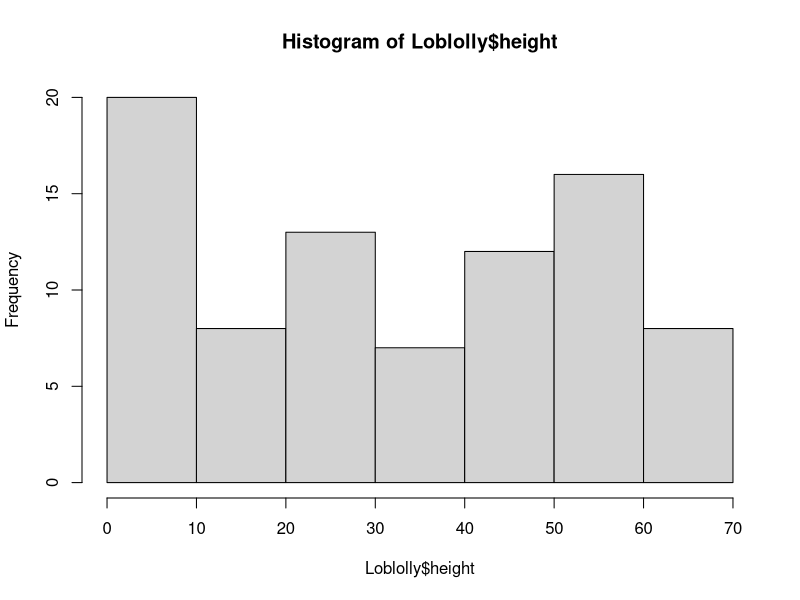
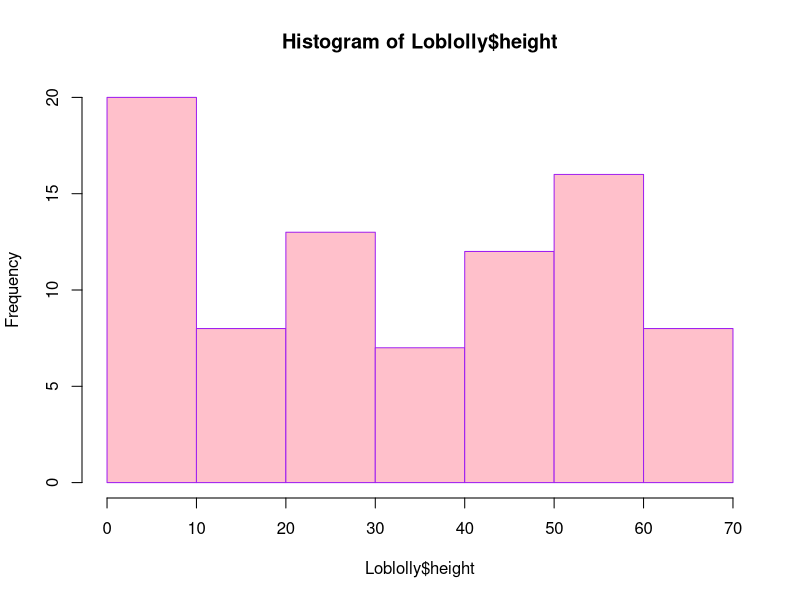
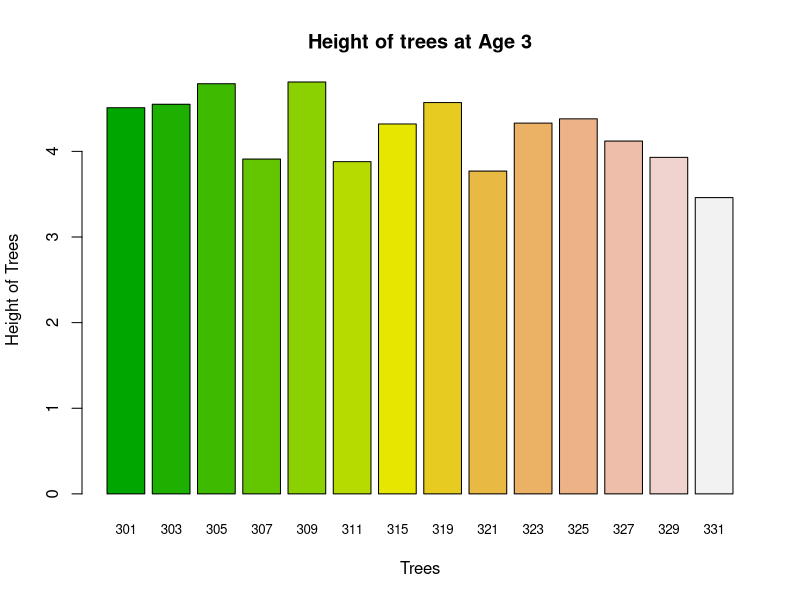
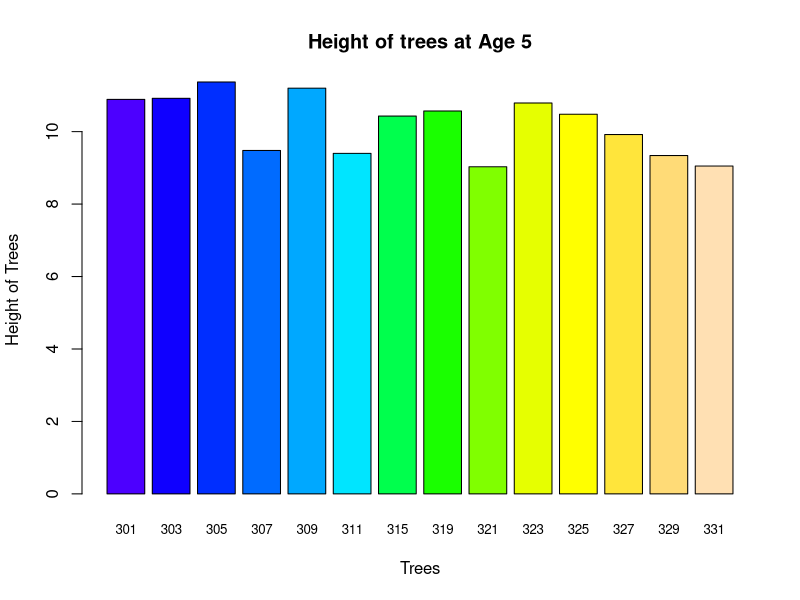
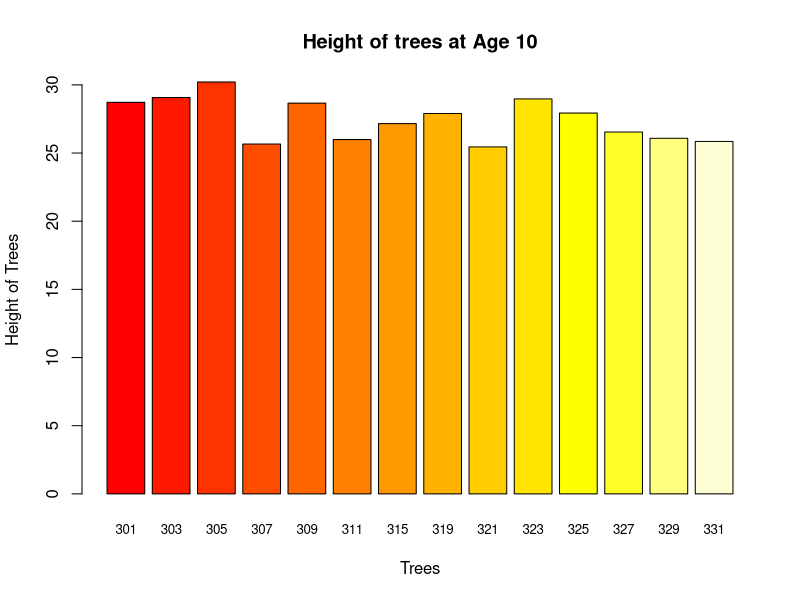
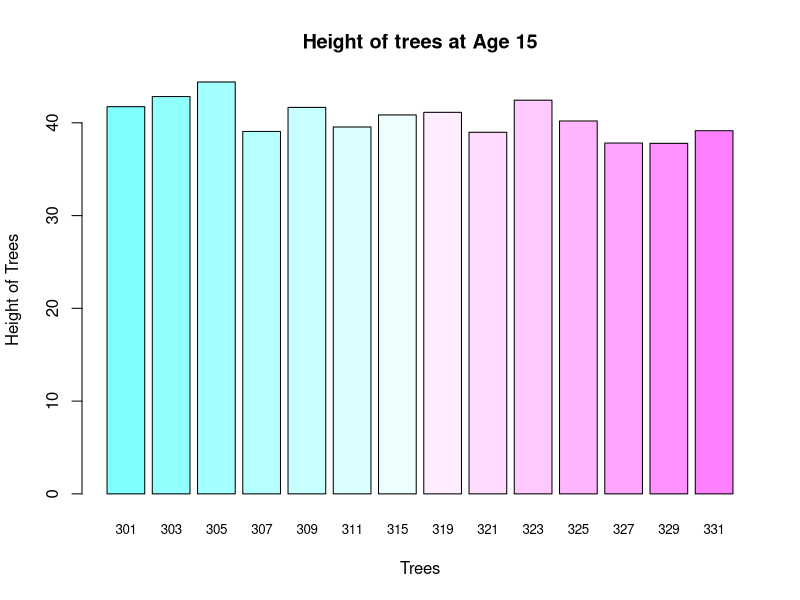
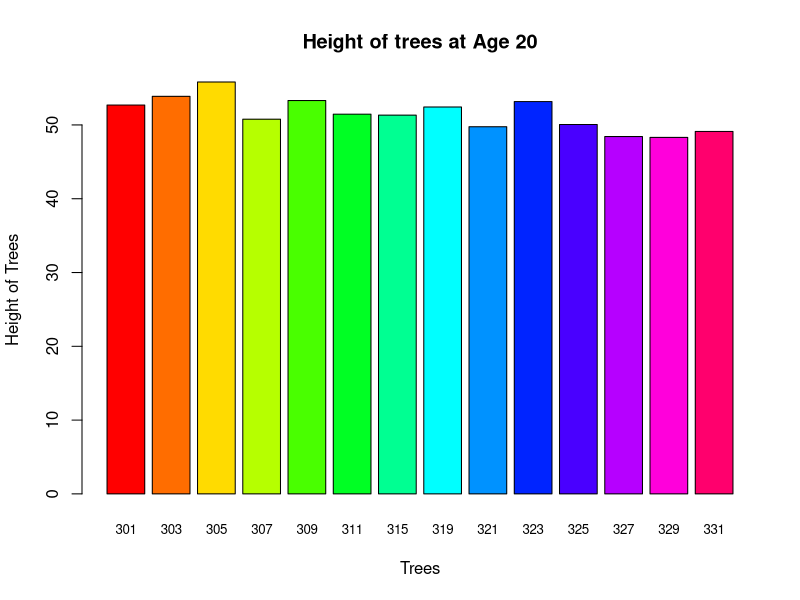
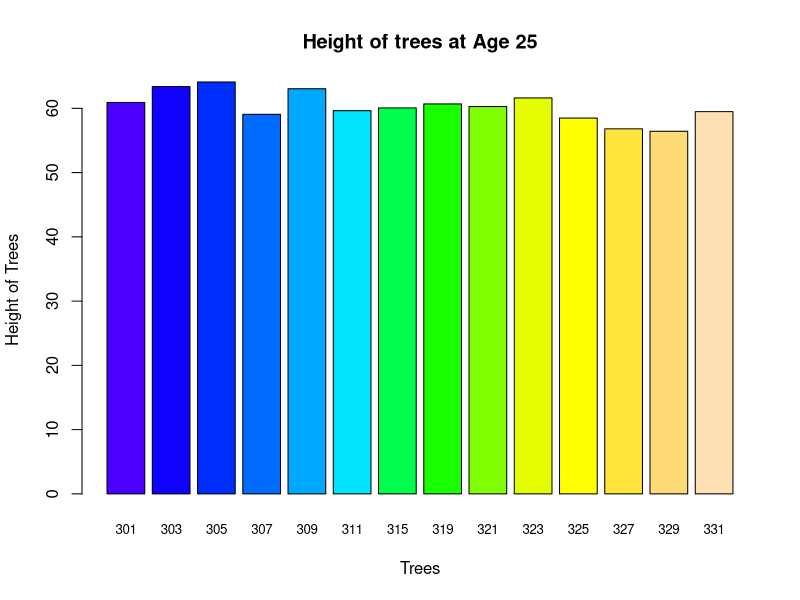

Recreate these plots in R, in order.
data(Loblolly)
print(Loblolly)
dim(Loblolly)
max(Loblolly$height)
max(Loblolly$age)
min(Loblolly$height)
min(Loblolly$age)
mean(Loblolly$height)
mean(Loblolly$age)
median(Loblolly$height)
median(Loblolly$age)
sd(Loblolly$height)
sd(Loblolly$age)
var(Loblolly$height)
var(Loblolly$age)
summary(Loblolly$height)
summary(Loblolly$age)
hist(Loblolly$height)
hist(Loblolly$height,col="pink",border="purple")


barplot(Loblolly$height[Loblolly$age == 3],
        
        col=terrain.colors(14),
        xlab="Trees",
        ylab = "Height of Trees",
        main="Height of trees at Age 3",
        names=c("301","303","305","307","309","311","315","319","321",
                "323","325","327","329","331"),cex.names =.8)

max(Loblolly$height[Loblolly$age == 3])
min(Loblolly$height[Loblolly$age == 3])



barplot(Loblolly$height[Loblolly$age == 5],
        
        col=topo.colors(14),
        
        xlab="Trees",
        ylab = "Height of Trees",
        main="Height of trees at Age 5",
        names=c("301","303","305","307","309","311","315","319","321"
                ,"323","325","327","329","331"),cex.names =.8)  

max(Loblolly$height[Loblolly$age == 5])
min(Loblolly$height[Loblolly$age == 5])



barplot(Loblolly$height[Loblolly$age == 10],
        
        col=heat.colors(14),
        xlab="Trees",
        ylab = "Height of Trees",
        main="Height of trees at Age 10",
        
        names=c("301","303","305","307","309","311","315","319","321","323",
                "325","327","329","331"),cex.names =.8)            

max(Loblolly$height[Loblolly$age == 10])
min(Loblolly$height[Loblolly$age == 10])



barplot(Loblolly$height[Loblolly$age == 15],
        
        col=cm.colors(14),
        
        xlab="Trees",
        ylab = "Height of Trees",
        main="Height of trees at Age 15",
        names=c("301","303","305","307","309","311","315","319","321","323",
                "325","327","329","331"),cex.names =.8)            

max(Loblolly$height[Loblolly$age == 15])

min(Loblolly$height[Loblolly$age == 15])



barplot(Loblolly$height[Loblolly$age == 20],
        
        col=rainbow(14),
        
        xlab="Trees",
        ylab = "Height of Trees",
        main="Height of trees at Age 20",
        names=c("301","303","305","307","309","311","315","319","321","323",
                "325","327","329","331"),cex.names =.8)            
max(Loblolly$height[Loblolly$age == 20])
min(Loblolly$height[Loblolly$age == 20])




barplot(Loblolly$height[Loblolly$age == 25],
        
        col=topo.colors(14),
        
        xlab="Trees",
        ylab = "Height of Trees",
        main="Height of trees at Age 25",
        names=c("301","303","305","307","309","311","315","319","321",
                "323", "325","327","329","331"),cex.names =.8)            

max(Loblolly$height[Loblolly$age == 25])

min(Loblolly$height[Loblolly$age == 25])








